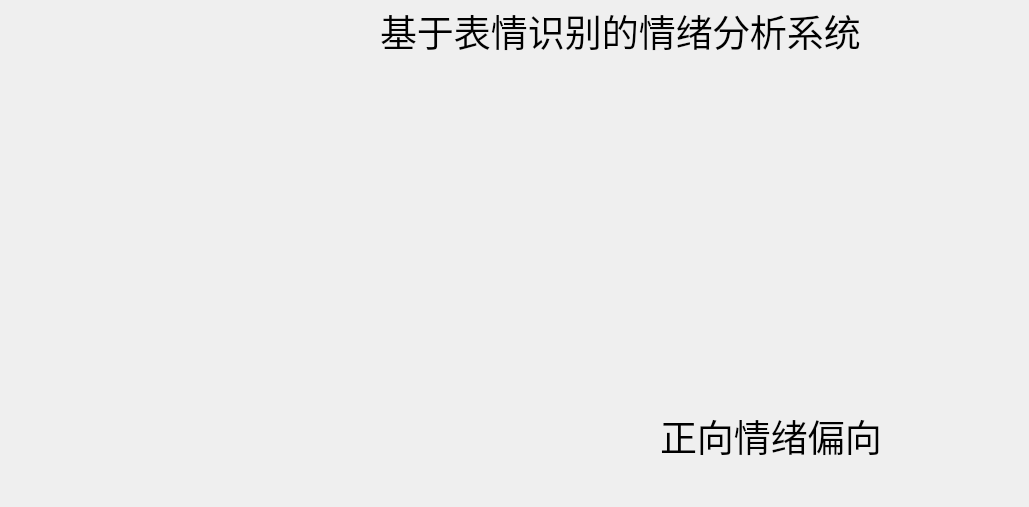
<?xml version="1.0" encoding="UTF-8"?>
<ui version="4.0">
 <class>Form</class>
 <widget class="QWidget" name="Form">
  <property name="geometry">
   <rect>
    <x>0</x>
    <y>0</y>
    <width>1029</width>
    <height>507</height>
   </rect>
  </property>
  <property name="windowTitle">
   <string>Form</string>
  </property>
  <widget class="QLabel" name="label_2">
   <property name="geometry">
    <rect>
     <x>570</x>
     <y>80</y>
     <width>401</width>
     <height>311</height>
    </rect>
   </property>
   <property name="styleSheet">
    <string notr="true">image: url(:/456/98e3f6url(:/456/98e3f66egy1g9nzqafme1j20u016fx62.jpg)6egy1g95stt3iqkj20m80m83zj.jpg);</string>
   </property>
   <property name="text">
    <string/>
   </property>
   <property name="pixmap">
    <pixmap>20201214210901.png</pixmap>
   </property>
   <property name="scaledContents">
    <bool>true</bool>
   </property>
  </widget>
  <widget class="QLabel" name="label_3">
   <property name="geometry">
    <rect>
     <x>380</x>
     <y>0</y>
     <width>531</width>
     <height>61</height>
    </rect>
   </property>
   <property name="font">
    <font>
     <family>Adobe Devanagari</family>
     <pointsize>28</pointsize>
    </font>
   </property>
   <property name="autoFillBackground">
    <bool>false</bool>
   </property>
   <property name="frameShadow">
    <enum>QFrame::Sunken</enum>
   </property>
   <property name="lineWidth">
    <number>1</number>
   </property>
   <property name="text">
    <string>基于表情识别的情绪分析系统</string>
   </property>
   <property name="textFormat">
    <enum>Qt::AutoText</enum>
   </property>
  </widget>
  <widget class="QLabel" name="label_4">
   <property name="geometry">
    <rect>
     <x>660</x>
     <y>410</y>
     <width>441</width>
     <height>51</height>
    </rect>
   </property>
   <property name="font">
    <font>
     <family>Adobe Devanagari</family>
     <pointsize>28</pointsize>
    </font>
   </property>
   <property name="autoFillBackground">
    <bool>false</bool>
   </property>
   <property name="frameShadow">
    <enum>QFrame::Sunken</enum>
   </property>
   <property name="lineWidth">
    <number>1</number>
   </property>
   <property name="text">
    <string>正向情绪偏向</string>
   </property>
   <property name="textFormat">
    <enum>Qt::AutoText</enum>
   </property>
  </widget>
  <widget class="QLabel" name="label_5">
   <property name="geometry">
    <rect>
     <x>60</x>
     <y>100</y>
     <width>661</width>
     <height>331</height>
    </rect>
   </property>
   <property name="styleSheet">
    <string notr="true">image: url(:/456/98e3f6url(:/456/98e3f66egy1g9nzqafme1j20u016fx62.jpg)6egy1g95stt3iqkj20m80m83zj.jpg);</string>
   </property>
   <property name="text">
    <string/>
   </property>
   <property name="pixmap">
    <pixmap>2020-11-28 213847.png</pixmap>
   </property>
  </widget>
 </widget>
 <resources/>
 <connections/>
</ui>
